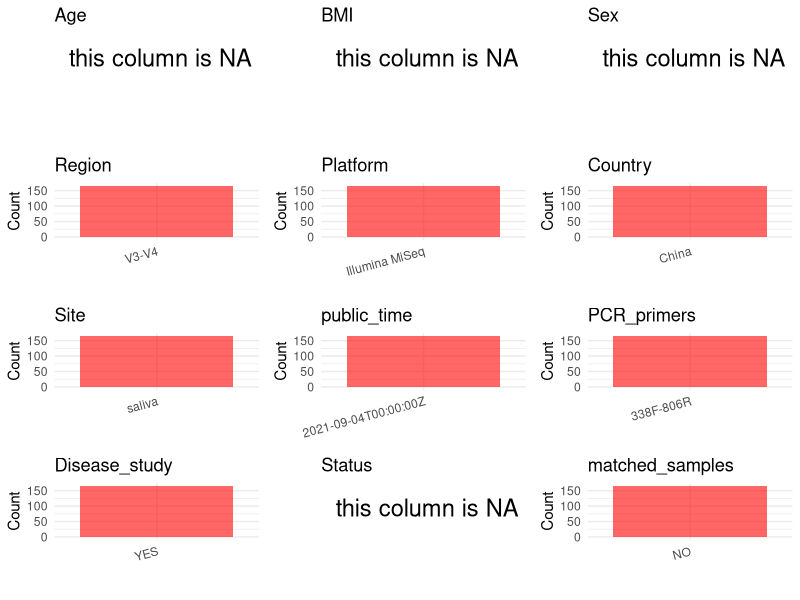

Recreate this plot in R. (Note: this script raises an error after producing the figure.)
## ---- chunk 1
# Load necessary libraries
library(dplyr)
library(ggplot2)
library(cowplot)

# Set working directory (update this path to your local directory)
setwd("D:/oral_project/PRJNA760654")

# Read the initial metadata files
initial_meta<-read.csv("SraRunTable.csv",header = T)

# Combine the two metadata files
#meta <- rbind(initial_meta, initial_meta1)

#Remove entries non-oral samples
#initial_meta <- subset(initial_meta,isolate %in% c("saliva","tongue coat"))

# Check the number of samples containing "HT" in Sample.Name (e.g., healthy controls)
#nrow(subset(meta, grepl("HT", Sample.Name)))

# Display the first few rows of the metadata
head(initial_meta)
## ---- chunk 2
# Create a uniform metadata dataframe
metadata <- data.frame(
  BioProject = initial_meta$BioProject,
  Run = initial_meta$Run,
  sample_name = initial_meta$Library.Name,
  Age = NA,
  BMI = NA,
  Sex = NA,
  Region = "V3-V4",
  Platform = initial_meta$Instrument,
  Country = initial_meta$geo_loc_name_country,
  Site = replace(initial_meta$Organism, initial_meta$Organism == "human oral metagenome", "saliva"),
  public_time = initial_meta$ReleaseDate,
  stringsAsFactors = FALSE
)
## ---- chunk 3
# Add information obtained from the publication
metadata$PCR_primers <- "338F-806R"
metadata$title <- "Influences of gestational diabetes mellitus on the oral microbiota in offspring from birth to 1 month old"
metadata$Disease_study <- "YES"
# Assign disease status based on sample_name patterns
metadata$Status<-NA

#get subjects id according to sample id
metadata$sample_name<-gsub("MJ20210408119_","",metadata$sample_name)
#get subjects id with Saliva available
keep_subjects<-subset(metadata,Site %in% "saliva")
#remove subjects without Saliva samples
metadata<-subset(metadata,sample_name %in% keep_subjects$sample_name)
#get subjects sampling counts
sample_counts <- table(metadata$sample_name)
# Create matched_samples column, any subjects have >=2 samples will be label "YES", otherwise "NO"
metadata$matched_samples <- ifelse(metadata$sample_name %in% names(sample_counts[sample_counts >= 2]), "YES", "NO")
## ---- chunk 4
# Check the number of unique runs and sample names
print(paste("Number of unique runs:", length(unique(metadata$Run))))
print(paste("Number of unique sample names:", length(unique(metadata$sample_name))))
## ---- chunk 5
# Select columns for visualization
plot_data <- metadata %>%
  select(-BioProject, -Run, -sample_name, -title)

# Function to create simple plots for each column
create_simple_plots <- function(data) {
  plots <- list()
  
  for (col in colnames(data)) {
    # Check if the column is all NA
    if (all(is.na(data[[col]]))) {
      # Create an empty plot with text indicating all NA
      p <- ggplot() +
        annotate("text", x = 0.5, y = 0.5, label = "this column is NA", size = 6) +
        labs(title = col) +
        theme_void()
    } else if (is.numeric(data[[col]])) {
      # Numeric variable: histogram
      p <- ggplot(data, aes(x = .data[[col]])) +
        geom_histogram(fill = "blue", alpha = 0.6, bins = 20, na.rm = TRUE) +
        labs(title = col) +
        theme_minimal()
    } else {
      # Categorical variable: bar plot (remove NA values)
      count_data <- as.data.frame(table(data[[col]], useNA = "ifany"))
      p <- ggplot(count_data, aes(x = reorder(Var1, -Freq), y = Freq)) +
        geom_col(fill = "red", alpha = 0.6) +
        labs(title = col, x = NULL, y = "Count") +
        theme_minimal() +
        theme(axis.text.x = element_text(angle = 15, hjust = 1))
    }
    plots[[col]] <- p
  }
  
  return(plots)
}

# Generate and arrange plots
plots <- create_simple_plots(plot_data)
p<-plot_grid(plots$Age, 
          plots$BMI, 
          plots$Sex, 
          plots$Region, 
          plots$Platform, 
          plots$Country, 
          plots$Site,
          plots$public_time, 
          plots$PCR_primers,
          plots$Disease_study,
          plots$Status,
          plots$matched_samples,# add 
          ncol = 3, align = "hv", axis = "lb")
ggsave("Metadata_Summary.png", plot = p, width = 8, height = 6, dpi = 150)
## ---- chunk 6
knitr::include_graphics("Metadata_Summary.png")
## ---- chunk 7
# Reorder columns to match the desired format
metadata <- metadata[, c(
  "BioProject", "Run", "sample_name", "Age", "BMI", "Sex", 
  "Region", "Platform", "Country", "Site", "public_time", 
  "PCR_primers", "title", "Disease_study", "Status","matched_samples"
)]

# Export the uniform metadata to a CSV file
write.csv(metadata, file = "metadata.csv", quote = TRUE)
head(metadata)
